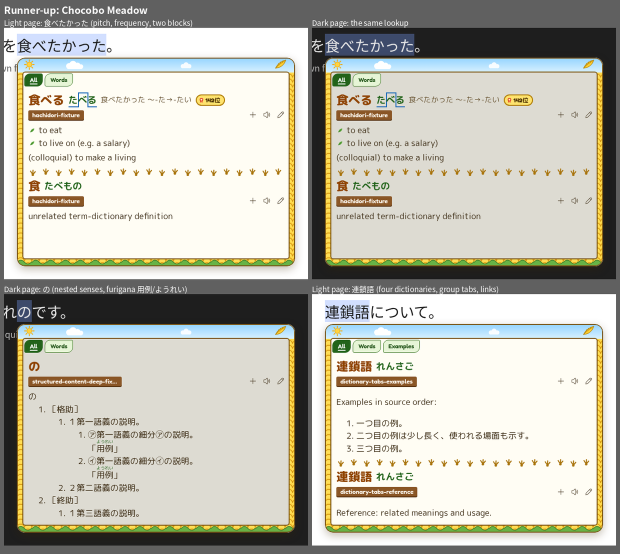
#> input picture chocobo-meadow.png, 1240 x 1107 px, given in place of mockup-dark-2x.png, which was not available (shown at 1/2 size)
$ python previews.py .. .. ../chocobo-meadow.png out.png
#> lines starting #> are read from the running program, lines starting #| are printed output that depends on the picture
#!/usr/bin/env python3
"""Build the PR preview sheets from one harness round per variant.

previews.py <round dir> <auto round dir> <mock-up png> <output dir>
"""
import os
import sys
from PIL import Image, ImageDraw, ImageFont

round_dir, auto_dir, mockup, out = sys.argv[1:]
os.makedirs(out, exist_ok=True)
FONT = ImageFont.truetype(os.path.join(os.path.dirname(__file__), "../fonts/NotoSansCJKjp-Regular.otf"), 15)
BACK = (22, 22, 26)
VARIANTS = [("grey", "Grey"), ("beige", "Beige"), ("blue", "Retro blue")]


def load(name, base=None):
#> called with name = 'grey/mockup-dark-2x.png'
    path = name if os.path.isabs(name) else os.path.join(base or round_dir, name)
    return Image.open(path).convert("RGB")
#> returned value is the input picture: PIL image 1240x1107 RGB; mean R, G, B 190.7, 189.4, 177.6
#> call 2 of load, with name = 'beige/mockup-dark-2x.png'
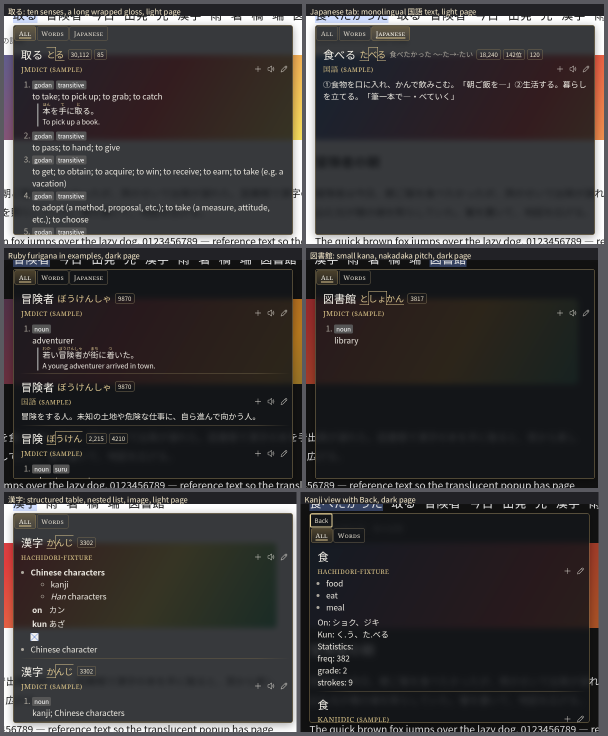
#> input picture ffxiv-dark-japanese.png, 1216 x 1472 px, given in place of mockup-dark-2x.png, which was not available (shown at 1/2 size)
#> in load, returned value is the input picture: PIL image 1216x1472 RGB; mean R, G, B 57.4, 54.4, 54.9


def row(items, height, gap=12, band=24):
    """items: [(label, image)] scaled to one height, labelled above."""
#> called with height = 600, gap = 12, band = 24
    scaled = [(label, image.resize((round(image.width * height / image.height), height), Image.LANCZOS)) for label, image in items]
#> scaled = 2 items
    width = sum(image.width for _, image in scaled) + gap * (len(scaled) - 1)
#> width = 1356
    canvas = Image.new("RGB", (width, height + band), BACK)
    draw = ImageDraw.Draw(canvas)
    x = 0
    for label, image in scaled:
        canvas.paste(image, (x, band))
        draw.text((x + 4, 3), label, fill=(232, 232, 232), font=FONT)
        x += image.width + gap
#> this loop made 2 passes
#> (label, x) on passes 1 to 2: ('Mock-up: theme idea 5 in #24', 684), ('Grey (FFXIV Dark), real popup', 1368)
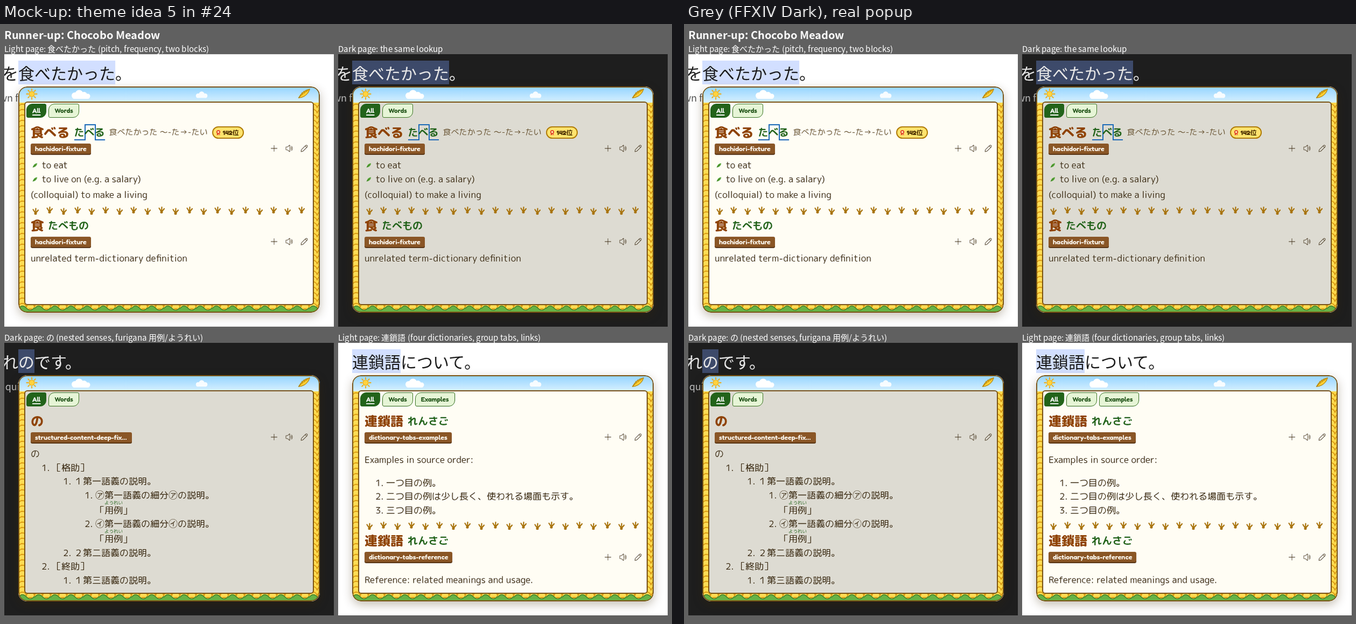
#> canvas: PIL image 1356x624 RGB; mean R, G, B 182.8, 181.7, 170.6
#> after the loop, x = 1368
#> call 2 of row, with height = 600, gap = 12, band = 24
#> in row (call 2), `width = sum(image.width for _, image in scaled) + gap * (len(scaled) -..`: width = 1004
#> the loop in row (call 2), `for label, image in scaled:` made 2 passes
#> (label, x) on pass 1: ('Beige (FFXIV Light), real popup', 508)
#> x on pass 2: 1016
#> after the loop in row (call 2), `for label, image in scaled:`:
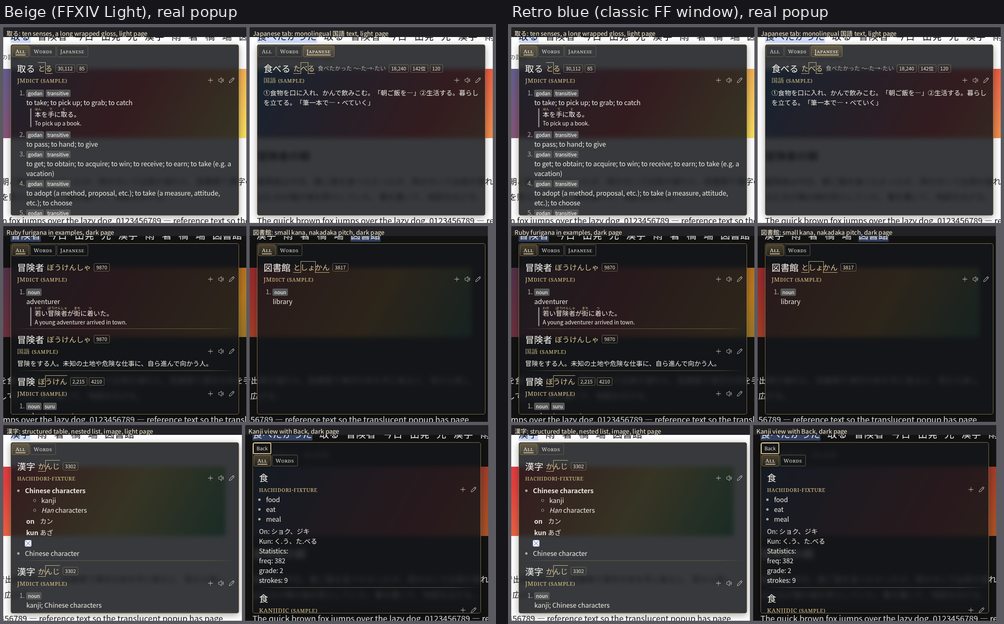
#> canvas: PIL image 1004x624 RGB; mean R, G, B 56.1, 53.2, 53.9
#> after the loop in row (call 2), `for label, image in scaled:`: x = 1016
    return canvas


def column(rows, gap=10):
#> called with gap = 10
    width = max(image.width for image in rows)
#> width = 1356
    canvas = Image.new("RGB", (width, sum(image.height for image in rows) + gap * (len(rows) - 1)), BACK)
#> canvas: PIL image 1356x1258 RGB
    y = 0
    for image in rows:
        canvas.paste(image, (0, y))
        y += image.height + gap
#> this loop made 2 passes
#> y on passes 1 to 2: 634, 1268
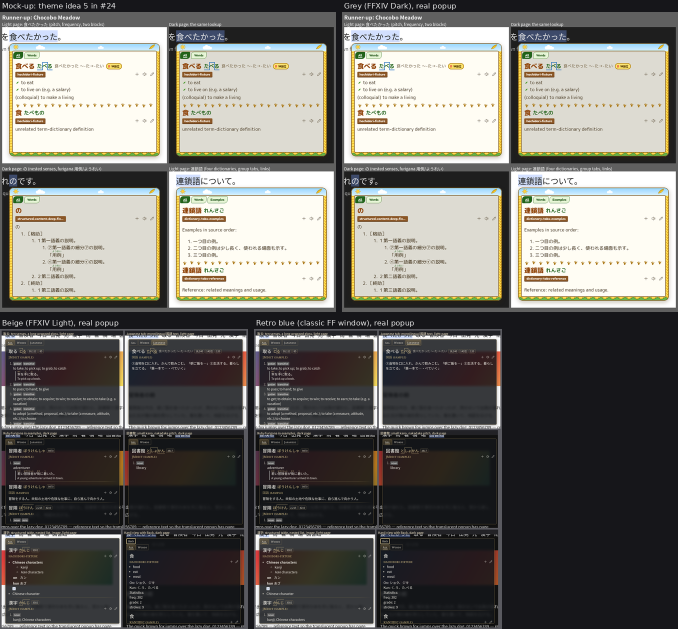
#> canvas: PIL image 1356x1258 RGB (shown at 1/2 size); mean R, G, B 114.3, 112.7, 108
#> after the loop, y = 1268
    return canvas


def save(name, image):
#> called with name = 'mockup-comparison'
    scale = min(1.0, 1280 / image.width, 1280 / image.height)
#> scale = 0.944
    if scale < 1:
        image = image.resize((round(image.width * scale), round(image.height * scale)), Image.LANCZOS)
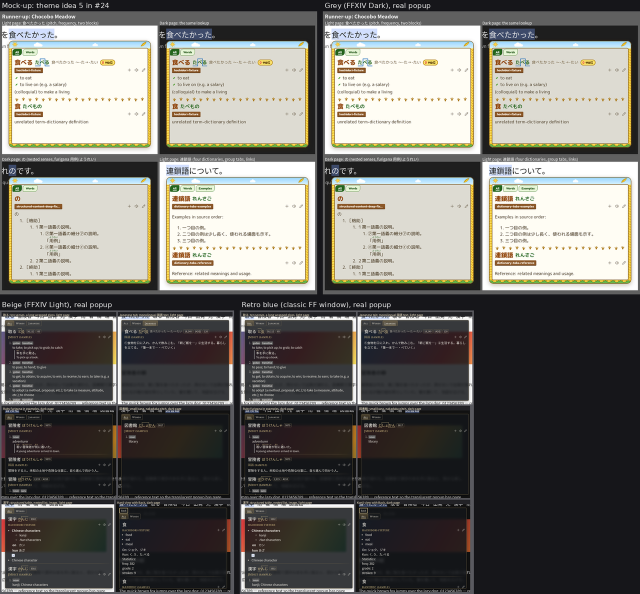
#> image: PIL image 1280x1187 RGB (shown at 1/2 size); mean R, G, B 114.2, 112.6, 107.9
    path = os.path.join(out, f"{name}.png")
    image.quantize(colors=256, method=Image.Quantize.MEDIANCUT, dither=Image.Dither.FLOYDSTEINBERG).save(path, optimize=True)
    print(path, image.size, os.path.getsize(path))
#| out.png/mockup-comparison.png (1280, 1187) 249833


def per_variant(file):
    return [(name, load(f"{variant}/{file}")) for variant, name in VARIANTS]


grey, beige, blue = (load(f"{variant}/mockup-dark-2x.png") for variant, _ in VARIANTS)
save("mockup-comparison", column([
    row([("Mock-up: theme idea 5 in #24", load(mockup)), ("Grey (FFXIV Dark), real popup", grey)], 600),
    row([("Beige (FFXIV Light), real popup", beige), ("Retro blue (classic FF window), real popup", blue)], 600)]))
#> (the run stopped early here; a loop or call above may not have finished)
